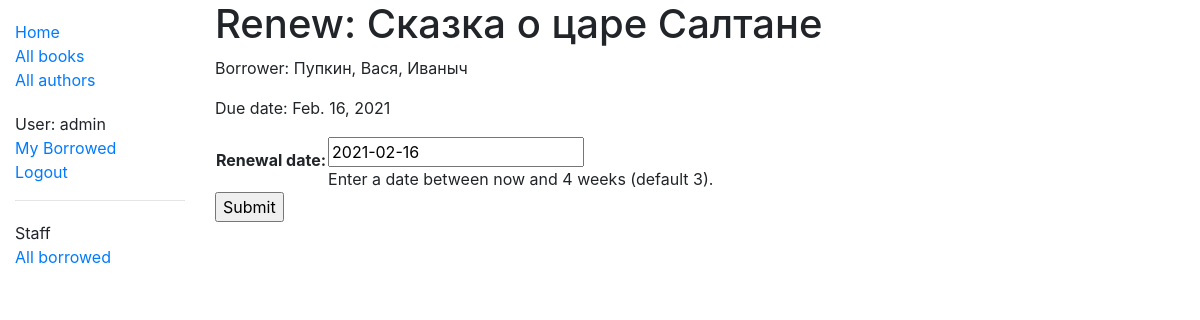
The page /catalog/book/3d1dc3d9-7516-4382-a3a7-07f2a52126d6/renew/ (signed in) on the database its author committed.
### catalog/models.py (models this page shows, shortened)
class BookInstance(models.Model):
    id = models.UUIDField(primary_key=True, default=uuid.uuid4,
                          help_text="Unique ID for this particular book across whole library")
    book = models.ForeignKey('Book', on_delete=models.SET_NULL, null=True, verbose_name='Книга')
    imprint = models.CharField(max_length=200)
    due_back = models.DateField(null=True, blank=True)
    borrower = models.ForeignKey('Borrower', on_delete=models.SET_NULL, null=True, blank=True, verbose_name="Читатель")
    @property
    def is_overdue(self):
        if self.due_back and date.today() > self.due_back:
            return True
        return False
    LOAN_STATUS = (
        ('d', 'На оформлении'),
        ('o', 'На руках'),
        ('a', 'Доступна'),
        ('r', 'Зарезервированна'),
    )
    status = models.CharField(
        max_length=1,
        choices=LOAN_STATUS,
        blank=True,
        default='d',
        help_text='Book availability')
    class Meta:
        ordering = ['due_back']
        permissions = (("can_mark_returned", "Set book as returned"),)

class Book(models.Model):
    title = models.CharField(max_length=200, verbose_name="Название")
    author = models.ForeignKey('Author', on_delete=models.SET_NULL, null=True)
    summary = models.TextField(max_length=1000, help_text="Краткое описание книги.", verbose_name="Описание")
    isbn = models.CharField('ISBN', max_length=13,
                            help_text='13 Character <a href="https://www.isbn-international.org/content/what-isbn'
                                      '">ISBN number</a>')
    genre = models.ManyToManyField(Genre, help_text="Выбирете жанр", verbose_name="Жанр")
    language = models.ForeignKey('Language', on_delete=models.SET_NULL, null=True)
    def display_genre(self):
        """Creates a string for the Genre. This is required to display genre in Admin."""
        return ', '.join([genre.name for genre in self.genre.all()[:3]])
    display_genre.short_description = 'Genre'

class Borrower(models.Model):
    id = models.UUIDField(primary_key=True, default=uuid.uuid4,
                          help_text="Unique ID for a borrower")
    first_name = models.CharField(max_length=100, verbose_name="Фамилия")
    last_name = models.CharField(max_length=100, verbose_name="Имя")
    patronomic_name = models.CharField(max_length=100, null=True, verbose_name="Отчество")
    date_of_birth = models.DateField(null=True, blank=True, verbose_name="Дата рождения")
    phone = PhoneNumberField(null=True, blank=True, unique=False, verbose_name="Телефон")
    email = models.EmailField(null=True, blank=True, verbose_name="Эл. почта")
    class Meta:
        ordering = ['last_name', 'first_name', 'patronomic_name']
    def __str__(self):
        return '{0}, {1}, {2}'.format(self.last_name, self.first_name, self.patronomic_name)

### catalog/views.py (the view)
# urls.py: path('book/<uuid:pk>/renew/', views.renew_book_librarian, name='renew-book-librarian'),
@permission_required('catalog.can_mark_returned')
def renew_book_librarian(request, pk):
    book_instance = get_object_or_404(BookInstance, pk=pk)
    if request.method == 'POST':
        form = RenewBookForm(request.POST)
        if form.is_valid():
            book_instance.due_back = form.cleaned_data['renewal_date']
            book_instance.save()
            return HttpResponseRedirect(reverse('all-borrowed'))
    else:
        proposed_renewal_date = datetime.date.today() + datetime.timedelta(weeks=3)
        form = RenewBookForm(initial={'renewal_date': proposed_renewal_date})
    context = {
        'form': form,
        'book_instance': book_instance,
    }
    return render(request, 'catalog/book_renew_librarian.html', context)

### catalog/forms.py (shortened to what this page needs)
class RenewBookForm(forms.Form):
    renewal_date = forms.DateField(
            help_text="Enter a date between now and 4 weeks (default 3).")

### catalog/templates/catalog/book_renew_librarian.html (shortened to what this page needs)
{% extends "base_generic.html" %}
{% block content %}
    <h1>Renew: {{book_instance.book.title}}</h1>
    <p>Borrower: {{book_instance.borrower}}</p>
    <p{% if book_instance.is_overdue %} class="text-danger"{% endif %}>Due date: {{book_instance.due_back}}</p>
    <form action="" method="post">
        <table>
        {{ form.as_table }}
        </table>
        <input type="submit" value="Submit" />
    </form>
{% endblock %}

### catalog/templates/base_generic.html (shortened to what this page needs)
<!DOCTYPE html>
<html lang="en">
<head>
  <link rel="stylesheet" href="https://stackpath.bootstrapcdn.com/bootstrap/4.1.3/css/bootstrap.min.css">
  {% load static %}
  <link rel="stylesheet" href="{% static 'css/styles.css' %}">
</head>
<body>
<div class="container-fluid">
<div class="row">
  <div class="col-sm-2">
  {% block sidebar %}
  <ul class="sidebar-nav">
    <li><a href="{% url 'index' %}">Home</a></li>
    <li><a href="{% url 'books' %}">All books</a></li>
    <li><a href="{% url 'authors' %}">All authors</a></li>
  </ul>
  <ul class="sidebar-nav">
   {% if user.is_authenticated %}
     <li>User: {{ user.get_username }}</li>
     <li><a href="{% url 'my-borrowed' %}">My Borrowed</a></li>
     <li><a href="{% url 'logout'%}?next={{request.path}}">Logout</a></li>
   {% else %}
     <li><a href="{% url 'login'%}?next={{request.path}}">Login</a></li>
   {% endif %}
  </ul>
   {% if user.is_staff %}
   <hr />
   <ul class="sidebar-nav">
   <li>Staff</li>
   {% if perms.catalog.can_mark_returned %}
   <li><a href="{% url 'all-borrowed' %}">All borrowed</a></li>
   {% endif %}
   </ul>
    {% endif %}
{% endblock %}
  </div>
  <div class="col-sm-10 ">
  {% block content %}{% endblock %}
  </div>
</div>
</div>
</body>
</html>

### catalog/static/css/styles.css (style rules this page uses)
.sidebar-nav { margin-top: 20px; padding: 0; list-style: none; }

### rows shown on the page
BookInstance: book "Сказка о царе Салтане", borrower "Пупкин, Вася, Иваныч", due_back "Feb. 16, 2021"

### other values the page prints
{{ user.get_username }} "admin"
